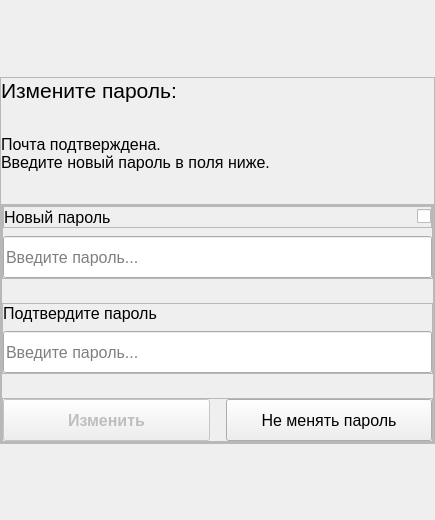
         <widget class="QWidget" name="change_password_change_page">
          <layout class="QVBoxLayout" name="verticalLayout_23">
           <property name="spacing">
            <number>0</number>
           </property>
           <property name="leftMargin">
            <number>0</number>
           </property>
           <property name="topMargin">
            <number>0</number>
           </property>
           <property name="rightMargin">
            <number>0</number>
           </property>
           <property name="bottomMargin">
            <number>0</number>
           </property>
           <item>
            <spacer name="verticalSpacer_7">
             <property name="orientation">
              <enum>Qt::Vertical</enum>
             </property>
             <property name="sizeHint" stdset="0">
              <size>
               <width>20</width>
               <height>77</height>
              </size>
             </property>
            </spacer>
           </item>
           <item>
            <widget class="QFrame" name="content_frame_4">
             <property name="frameShape">
              <enum>QFrame::StyledPanel</enum>
             </property>
             <property name="frameShadow">
              <enum>QFrame::Raised</enum>
             </property>
             <layout class="QVBoxLayout" name="verticalLayout_21">
              <property name="spacing">
               <number>32</number>
              </property>
              <property name="leftMargin">
               <number>0</number>
              </property>
              <property name="topMargin">
               <number>0</number>
              </property>
              <property name="rightMargin">
               <number>0</number>
              </property>
              <property name="bottomMargin">
               <number>0</number>
              </property>
              <item>
               <widget class="QLabel" name="change_password_label_2">
                <property name="font">
                 <font>
                  <pointsize>16</pointsize>
                 </font>
                </property>
                <property name="text">
                 <string>Измените пароль:</string>
                </property>
               </widget>
              </item>
              <item>
               <widget class="InfoLabel" name="info_change_password_label_2">
                <property name="font">
                 <font>
                  <pointsize>12</pointsize>
                 </font>
                </property>
                <property name="text">
                 <string>Почта подтверждена.
Введите новый пароль в поля ниже.</string>
                </property>
                <property name="wordWrap">
                 <bool>true</bool>
                </property>
               </widget>
              </item>
              <item>
               <widget class="QFrame" name="actions_frame_4">
                <property name="frameShape">
                 <enum>QFrame::StyledPanel</enum>
                </property>
                <property name="frameShadow">
                 <enum>QFrame::Raised</enum>
                </property>
                <layout class="QVBoxLayout" name="verticalLayout_22">
                 <property name="spacing">
                  <number>24</number>
                 </property>
                 <property name="leftMargin">
                  <number>0</number>
                 </property>
                 <property name="topMargin">
                  <number>0</number>
                 </property>
                 <property name="rightMargin">
                  <number>0</number>
                 </property>
                 <property name="bottomMargin">
                  <number>0</number>
                 </property>
                 <item>
                  <widget class="QFrame" name="password_field_5">
                   <property name="frameShape">
                    <enum>QFrame::StyledPanel</enum>
                   </property>
                   <property name="frameShadow">
                    <enum>QFrame::Raised</enum>
                   </property>
                   <layout class="QVBoxLayout" name="verticalLayout_25">
                    <property name="spacing">
                     <number>8</number>
                    </property>
                    <property name="leftMargin">
                     <number>0</number>
                    </property>
                    <property name="topMargin">
                     <number>0</number>
                    </property>
                    <property name="rightMargin">
                     <number>0</number>
                    </property>
                    <property name="bottomMargin">
                     <number>0</number>
                    </property>
                    <item>
                     <widget class="QFrame" name="passoword_label_frame_3">
                      <property name="frameShape">
                       <enum>QFrame::StyledPanel</enum>
                      </property>
                      <property name="frameShadow">
                       <enum>QFrame::Raised</enum>
                      </property>
                      <layout class="QHBoxLayout" name="horizontalLayout_13">
                       <property name="spacing">
                        <number>0</number>
                       </property>
                       <property name="leftMargin">
                        <number>0</number>
                       </property>
                       <property name="topMargin">
                        <number>0</number>
                       </property>
                       <property name="rightMargin">
                        <number>0</number>
                       </property>
                       <property name="bottomMargin">
                        <number>0</number>
                       </property>
                       <item>
                        <widget class="QLabel" name="password_label_4">
                         <property name="sizePolicy">
                          <sizepolicy hsizetype="Minimum" vsizetype="Preferred">
                           <horstretch>0</horstretch>
                           <verstretch>0</verstretch>
                          </sizepolicy>
                         </property>
                         <property name="font">
                          <font>
                           <pointsize>12</pointsize>
                          </font>
                         </property>
                         <property name="text">
                          <string>Новый пароль</string>
                         </property>
                        </widget>
                       </item>
                       <item>
                        <spacer name="horizontalSpacer_8">
                         <property name="orientation">
                          <enum>Qt::Horizontal</enum>
                         </property>
                         <property name="sizeHint" stdset="0">
                          <size>
                           <width>306</width>
                           <height>20</height>
                          </size>
                         </property>
                        </spacer>
                       </item>
                       <item>
                        <widget class="ViewPasswordCheckbox" name="view_password_checkBox_3">
                         <property name="text">
                          <string/>
                         </property>
                        </widget>
                       </item>
                      </layout>
                     </widget>
                    </item>
                    <item>
                     <widget class="QLineEdit" name="password_lineEdit_6">
                      <property name="minimumSize">
                       <size>
                        <width>0</width>
                        <height>42</height>
                       </size>
                      </property>
                      <property name="font">
                       <font>
                        <pointsize>12</pointsize>
                       </font>
                      </property>
                      <property name="echoMode">
                       <enum>QLineEdit::Password</enum>
                      </property>
                      <property name="placeholderText">
                       <string>Введите пароль...</string>
                      </property>
                      <property name="clearButtonEnabled">
                       <bool>false</bool>
                      </property>
                     </widget>
                    </item>
                   </layout>
                  </widget>
                 </item>
                 <item>
                  <widget class="QFrame" name="password_field_4">
                   <property name="frameShape">
                    <enum>QFrame::StyledPanel</enum>
                   </property>
                   <property name="frameShadow">
                    <enum>QFrame::Raised</enum>
                   </property>
                   <layout class="QVBoxLayout" name="verticalLayout_24">
                    <property name="spacing">
                     <number>8</number>
                    </property>
                    <property name="leftMargin">
                     <number>0</number>
                    </property>
                    <property name="topMargin">
                     <number>0</number>
                    </property>
                    <property name="rightMargin">
                     <number>0</number>
                    </property>
                    <property name="bottomMargin">
                     <number>0</number>
                    </property>
                    <item>
                     <widget class="QLabel" name="password_label_7">
                      <property name="sizePolicy">
                       <sizepolicy hsizetype="Minimum" vsizetype="Preferred">
                        <horstretch>0</horstretch>
                        <verstretch>0</verstretch>
                       </sizepolicy>
                      </property>
                      <property name="font">
                       <font>
                        <pointsize>12</pointsize>
                       </font>
                      </property>
                      <property name="text">
                       <string>Подтвердите пароль</string>
                      </property>
                     </widget>
                    </item>
                    <item>
                     <widget class="QLineEdit" name="password_lineEdit_5">
                      <property name="minimumSize">
                       <size>
                        <width>0</width>
                        <height>42</height>
                       </size>
                      </property>
                      <property name="font">
                       <font>
                        <pointsize>12</pointsize>
                       </font>
                      </property>
                      <property name="echoMode">
                       <enum>QLineEdit::Password</enum>
                      </property>
                      <property name="placeholderText">
                       <string>Введите пароль...</string>
                      </property>
                      <property name="clearButtonEnabled">
                       <bool>false</bool>
                      </property>
                     </widget>
                    </item>
                   </layout>
                  </widget>
                 </item>
                 <item>
                  <widget class="QFrame" name="login_buttons_4">
                   <property name="frameShape">
                    <enum>QFrame::StyledPanel</enum>
                   </property>
                   <property name="frameShadow">
                    <enum>QFrame::Raised</enum>
                   </property>
                   <layout class="QHBoxLayout" name="horizontalLayout_9">
                    <property name="spacing">
                     <number>16</number>
                    </property>
                    <property name="leftMargin">
                     <number>0</number>
                    </property>
                    <property name="topMargin">
                     <number>0</number>
                    </property>
                    <property name="rightMargin">
                     <number>0</number>
                    </property>
                    <property name="bottomMargin">
                     <number>0</number>
                    </property>
                    <item>
                     <widget class="PrimaryButton" name="change_pushButton">
                      <property name="enabled">
                       <bool>false</bool>
                      </property>
                      <property name="minimumSize">
                       <size>
                        <width>0</width>
                        <height>42</height>
                       </size>
                      </property>
                      <property name="font">
                       <font>
                        <pointsize>12</pointsize>
                        <weight>75</weight>
                        <bold>true</bold>
                       </font>
                      </property>
                      <property name="text">
                       <string>Изменить</string>
                      </property>
                     </widget>
                    </item>
                    <item>
                     <widget class="TertiaryButton" name="have_account_pushButton_3">
                      <property name="minimumSize">
                       <size>
                        <width>0</width>
                        <height>42</height>
                       </size>
                      </property>
                      <property name="font">
                       <font>
                        <pointsize>12</pointsize>
                       </font>
                      </property>
                      <property name="text">
                       <string>Не менять пароль</string>
                      </property>
                     </widget>
                    </item>
                   </layout>
                  </widget>
                 </item>
                </layout>
               </widget>
              </item>
             </layout>
            </widget>
           </item>
           <item>
            <spacer name="verticalSpacer_8">
             <property name="orientation">
              <enum>Qt::Vertical</enum>
             </property>
             <property name="sizeHint" stdset="0">
              <size>
               <width>20</width>
               <height>76</height>
              </size>
             </property>
            </spacer>
           </item>
          </layout>
         </widget>
